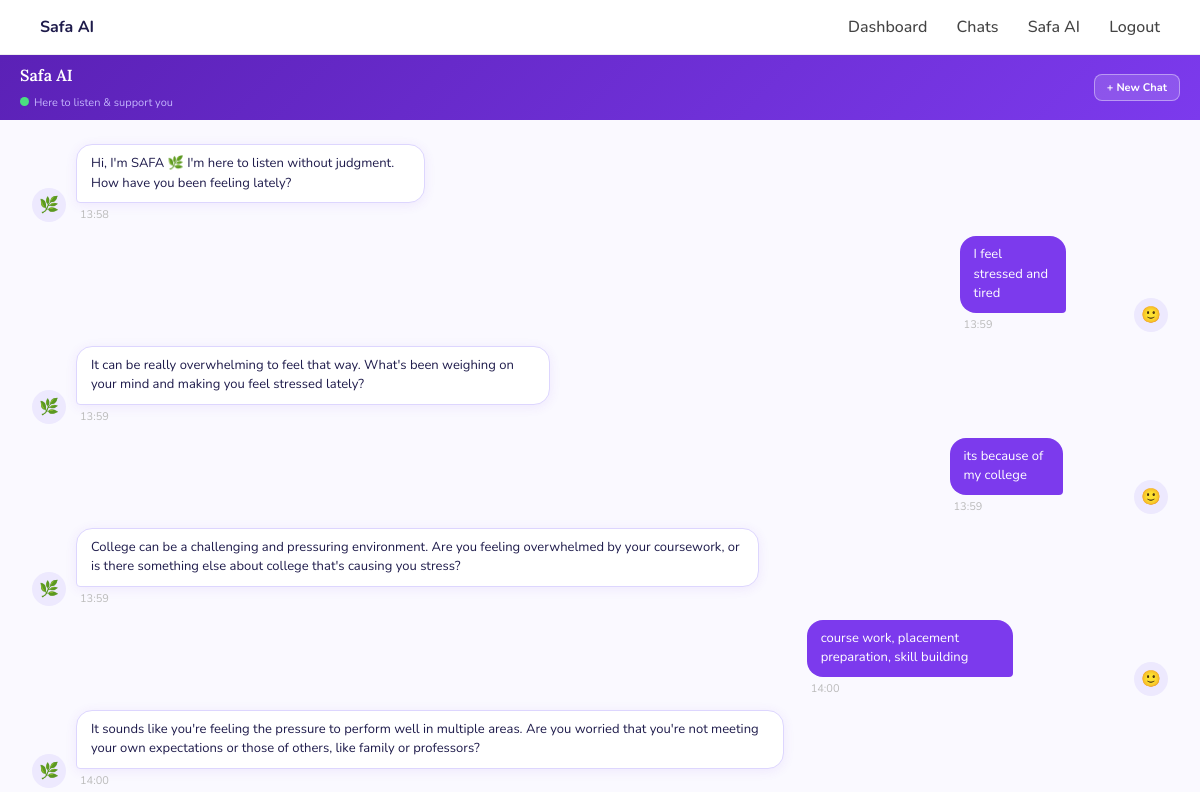
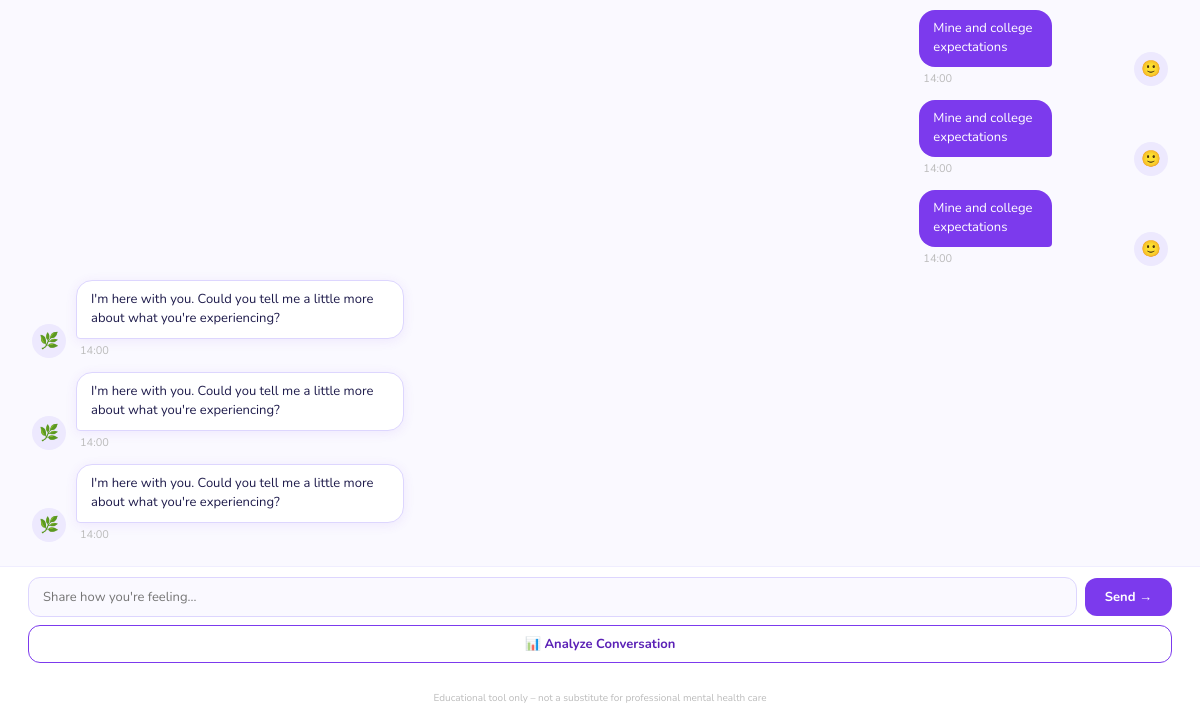
The app's page /safa_ai (signed in), older data (2 pictures, top to bottom).
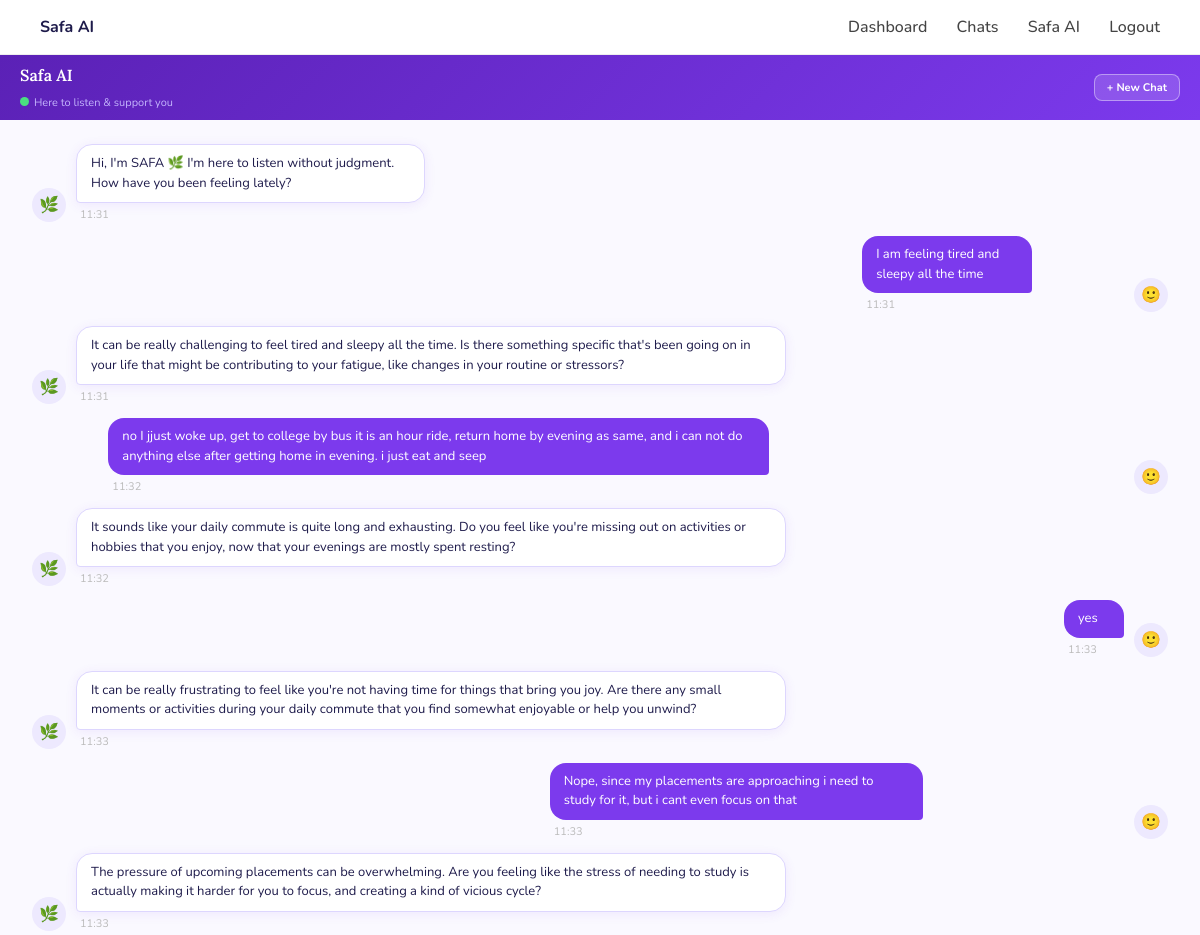
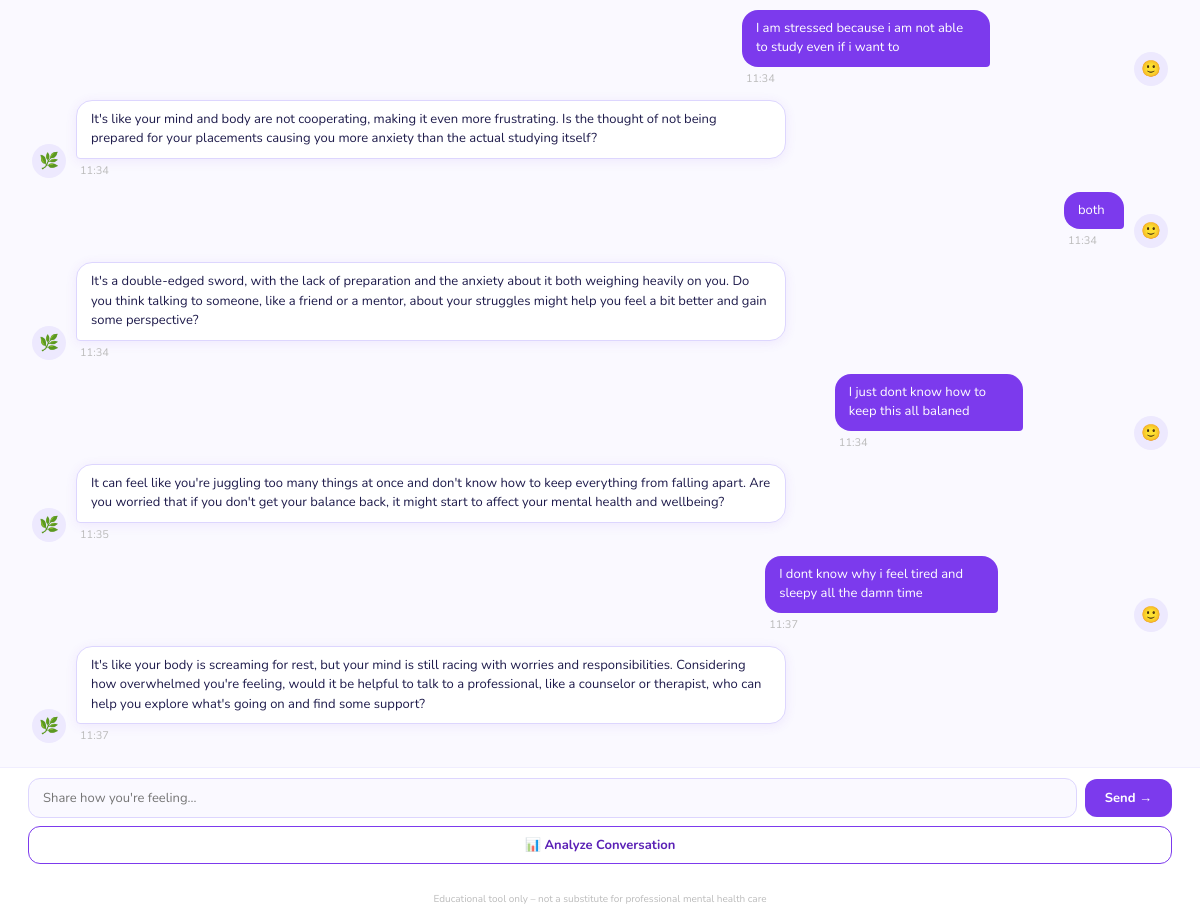
The same page, newer data (2 pictures, top to bottom).
### tables this page shows
CREATE TABLE ai_chat (
    id INTEGER PRIMARY KEY AUTOINCREMENT,
    user_id INTEGER,
    contact_name TEXT,
    sender TEXT,
    message TEXT,
    timestamp DATETIME DEFAULT CURRENT_TIMESTAMP
);

### app.py (the view, shortened to what this page needs)
@app.route("/safa_ai", methods=["GET", "POST"])
def safa_ai():
    if "user_id" not in session:
        return redirect(url_for("login"))
    import sqlite3
    from datetime import datetime
    import pytz
    conn = sqlite3.connect("database.db")
    cursor = conn.cursor()
    ist      = pytz.timezone("Asia/Kolkata")
    user_id  = session["user_id"]
    cursor.execute("""
        SELECT COUNT(*) FROM ai_chat
        WHERE user_id=? AND contact_name='SAFA'
    """, (user_id,))
    count = cursor.fetchone()[0]
    cursor.execute("""
        SELECT sender, message, timestamp
        FROM ai_chat
        WHERE user_id=? AND contact_name='SAFA'
        ORDER BY timestamp ASC
    """, (user_id,))
    chats = cursor.fetchall()
    conn.close()
    return render_template("safa_ai.html", chats=chats)

### templates/safa_ai.html (shortened to what this page needs)
{% extends "base.html" %}
{% block content %}
<div class="safa-wrapper">
  <div class="card">
    <div class="card-header">
      <div class="header-info">
        <h1>Safa AI</h1>
        <p><span class="online-dot"></span>Here to listen &amp; support you</p>
      </div>
      <a href="/safa_ai/new" class="new-chat-btn">+ New Chat</a>
    </div>
    <div class="chat-box" id="chatBox">
      {% for sender, message, timestamp in chats %}
        <div class="msg-row {{ sender }}">
          <div class="avatar">{{ "🌿" if sender == "ai" else "🙂" }}</div>
          <div>
            <div class="msg {{ sender }}">{{ message }}</div>
            <div class="msg-time">{{ timestamp[11:16] if timestamp and timestamp|length > 15 else "" }}</div>
          </div>
        </div>
      {% endfor %}
    </div>
    <div class="bottom-area">
      <form action="/safa_ai" method="POST">
        <div class="input-area">
          <input type="text" name="message" placeholder="Share how you're feeling..." autocomplete="off" required>
          <button class="send-btn" type="submit">Send →</button>
        </div>
      </form>
      <form action="/analyze_conversation" method="POST">
        <button class="analyze-btn" type="submit">📊 Analyze Conversation</button>
      </form>
      <div class="footer">Educational tool only – not a substitute for professional mental health care</div>
    </div>
  </div>
</div>
{% endblock %}

Row changes from the older to the newer data that the page shows:
removed ai_chat: sender "🌿", message "Hi, I'm SAFA 🌿 I'm here to listen without judgment. How have you been feeling lately?", timestamp "13:58"
removed ai_chat: sender "🙂", message "I feel stressed and tired", timestamp "13:59"
removed ai_chat: sender "🌿", message "It can be really overwhelming to feel that way. What's been weighing on your mind and making you feel stressed lately?", timestamp "13:59"
removed ai_chat: sender "🙂", message "its because of my college", timestamp "13:59"
removed ai_chat: sender "🌿", message "College can be a challenging and pressuring environment. Are you feeling overwhelmed by your coursework, or is there something else about college that's causing you stress?", timestamp "13:59"
removed ai_chat: sender "🙂", message "course work, placement preparation, skill building", timestamp "14:00"
removed ai_chat: sender "🌿", message "It sounds like you're feeling the pressure to perform well in multiple areas. Are you worried that you're not meeting your own expectations or those of others, like family or professors?", timestamp "14:00"
removed ai_chat: sender "🙂", message "Mine and college expectations", timestamp "14:00"
removed ai_chat: sender "🙂", message "Mine and college expectations", timestamp "14:00"
removed ai_chat: sender "🙂", message "Mine and college expectations", timestamp "14:00"
removed ai_chat: sender "🌿", message "I'm here with you. Could you tell me a little more about what you're experiencing?", timestamp "14:00"
removed ai_chat: sender "🌿", message "I'm here with you. Could you tell me a little more about what you're experiencing?", timestamp "14:00"
removed ai_chat: sender "🌿", message "I'm here with you. Could you tell me a little more about what you're experiencing?", timestamp "14:00"
added ai_chat: sender "🌿", message "Hi, I'm SAFA 🌿 I'm here to listen without judgment. How have you been feeling lately?", timestamp "11:31"
added ai_chat: sender "🙂", message "I am feeling tired and sleepy all the time", timestamp "11:31"
added ai_chat: sender "🌿", message "It can be really challenging to feel tired and sleepy all the time. Is there something specific that's been going on in your life that might be contributing to your fatigue, like changes in your routine or stressors?", timestamp "11:31"
added ai_chat: sender "🙂", message "no I jjust woke up, get to college by bus it is an hour ride, return home by evening as same, and i can not do anything else after getting home in evening. i just eat and seep", timestamp "11:32"
added ai_chat: sender "🌿", message "It sounds like your daily commute is quite long and exhausting. Do you feel like you're missing out on activities or hobbies that you enjoy, now that your evenings are mostly spent resting?", timestamp "11:32"
added ai_chat: sender "🙂", message "yes", timestamp "11:33"
added ai_chat: sender "🌿", message "It can be really frustrating to feel like you're not having time for things that bring you joy. Are there any small moments or activities during your daily commute that you find somewhat enjoyable or help you unwind?", timestamp "11:33"
added ai_chat: sender "🙂", message "Nope, since my placements are approaching i need to study for it, but i cant even focus on that", timestamp "11:33"
added ai_chat: sender "🌿", message "The pressure of upcoming placements can be overwhelming. Are you feeling like the stress of needing to study is actually making it harder for you to focus, and creating a kind of vicious cycle?", timestamp "11:33"
added ai_chat: sender "🙂", message "I am stressed because i am not able to study even if i want to", timestamp "11:34"
added ai_chat: sender "🌿", message "It's like your mind and body are not cooperating, making it even more frustrating. Is the thought of not being prepared for your placements causing you more anxiety than the actual studying itself?", timestamp "11:34"
added ai_chat: sender "🙂", message "both", timestamp "11:34"
added ai_chat: sender "🌿", message "It's a double-edged sword, with the lack of preparation and the anxiety about it both weighing heavily on you. Do you think talking to someone, like a friend or a mentor, about your struggles might help you feel a bit better and gain some perspective?", timestamp "11:34"
added ai_chat: sender "🙂", message "I just dont know how to keep this all balaned", timestamp "11:34"
added ai_chat: sender "🌿", message "It can feel like you're juggling too many things at once and don't know how to keep everything from falling apart. Are you worried that if you don't get your balance back, it might start to affect your mental health and wellbeing?", timestamp "11:35"
added ai_chat: sender "🙂", message "I dont know why i feel tired and sleepy all the damn time", timestamp "11:37"
added ai_chat: sender "🌿", message "It's like your body is screaming for rest, but your mind is still racing with worries and responsibilities. Considering how overwhelmed you're feeling, would it be helpful to talk to a professional, like a counselor or therapist, who can help you explore what's going on and find some support?", timestamp "11:37"
